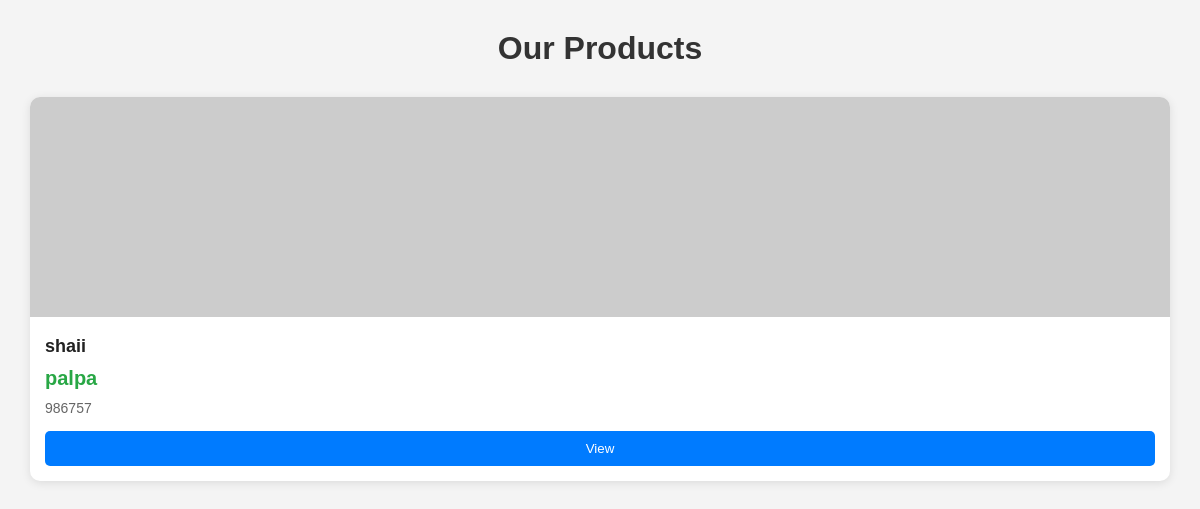
/product-list/, run on an earlier commit of the app's database.
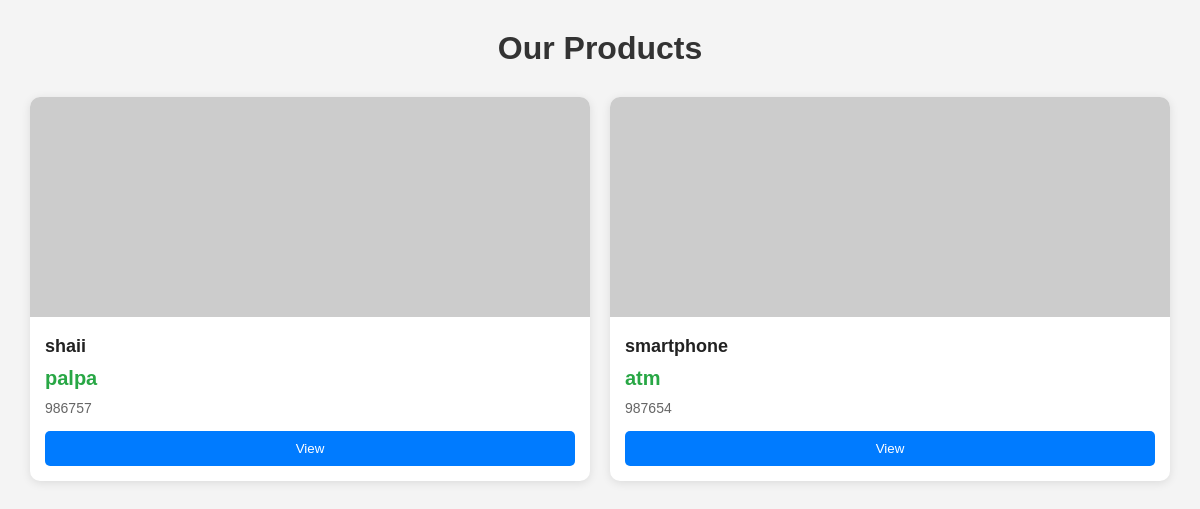
And on a later commit of the database.
### product/models.py (models this page shows, shortened)
class Product(models.Model):
    name = models.CharField(max_length=50,null=True, blank=True)
    address = models.CharField(max_length=100, null=True)
    phone = models.IntegerField()
    class Meta:
        db_table = "product"

### product/views.py (the view)
# urls.py: path('product-list/',product_list),
def product_list(request):
    data = Product.objects.all()
    return render(request, 'product/index.html',{"product":data})

### product/templates/product/index.html (shortened to what this page needs)
<!DOCTYPE html>
<html lang="en">
<head>
</head>
<body>
<h1>Our Products </h1>
<div class="products">
    {% for i in product %}
    <div class="product-card">
        <img src="https://via.placeholder.com/300x220" alt="Product">
        <div class="product-info">
            <h3 class="product-title">{{i.name}}</h3>
            <p class="price">{{i.address}}</p>
            <p class="description">{{i.phone}}</p>
            <button class="btn">View</button>
        </div>
    </div>
    {% endfor %}
</div>
</body>
</html>

What changed in the data, as far as the page shows it:
added Product: name "smartphone", address "atm", phone "987654"
